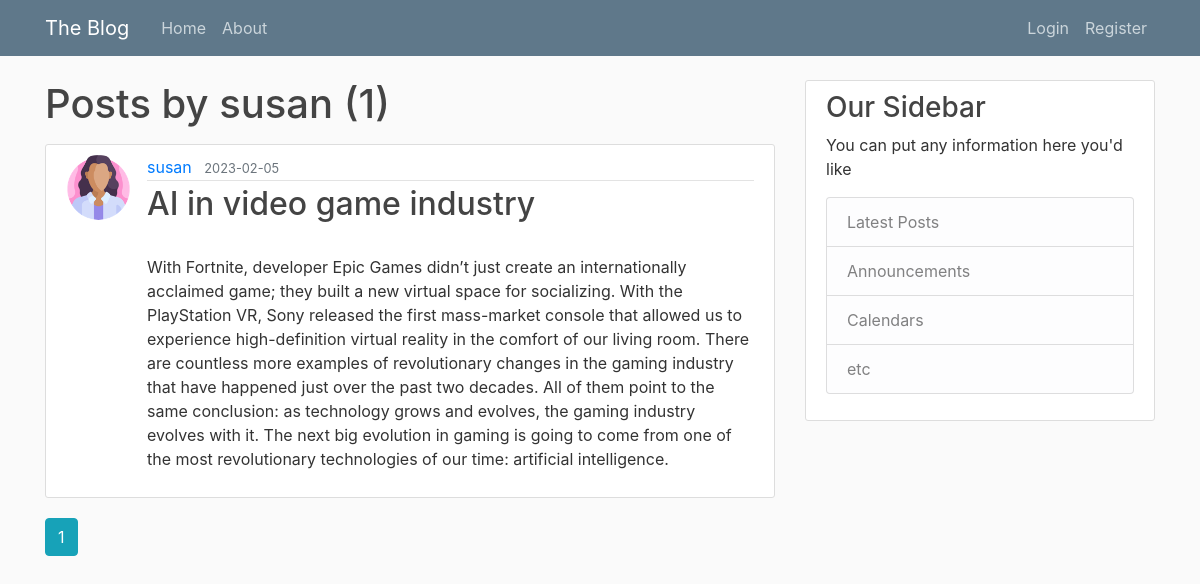
The app's page /user/susan with its own data.
### blog/models.py (models this page shows, shortened)
class User(db.Model, UserMixin):
    id = db.Column(db.Integer, primary_key=True)
    username = db.Column(db.String(20), unique = True, nullable = False )
    email = db.Column(db.String(120), unique = True, nullable = False )
    image_file = db.Column(db.String(20), nullable=False, default='default.jpeg')
    password = db.Column(db.String(60), nullable = False)
    posts = db.relationship('Post', backref='author', lazy=True)

class Post(db.Model):
    id = db.Column(db.Integer, primary_key=True)
    title = db.Column(db.String(100), nullable=False)
    date_posted = db.Column(db.DateTime, nullable = False, default = datetime.utcnow)
    content = db.Column(db.Text, nullable=False)
    user_id = db.Column(db.Integer, db.ForeignKey('user.id'), nullable=False)

### blog/users/routes.py (the view)
@users.route("/user/<string:username>")
def user_posts(username):
    page = request.args.get('page', 1, type=int)
    user = User.query.filter_by(username=username).first_or_404()
    posts = Post.query.filter_by(author=user)\
        .order_by(Post.date_posted.desc())\
        .paginate(page = page, per_page=5)
    return  render_template('user_posts.html', posts=posts, user=user)

### blog/templates/user_posts.html (shortened to what this page needs)
{% extends "layout.html" %}
{% block content %}
    <h1 class="mb-3">Posts by {{user.username}} ({{posts.total}})</h1>
    {% for post in posts.items %}
        <article class="media content-section">
            <img src="{{ url_for('static', filename='profile_pics/'+ post.author.image_file) }}" alt="" class="rounded-circle article-img">
            <div class="media-body">
                <div class="article-metadata">
                    <a href="{{url_for('users.user_posts', username=post.author.username)}}" class="mr-2">
                        {{post.author.username}}
                    </a>
                    <small class="text-muted">
                        {{post.date_posted.strftime('%Y-%m-%d')}}
                    </small>
                </div>
                <h2><a href="{{ url_for('posts.post', post_id=post.id) }}" class="article-title">
                    {{post.title}}
                </a></h2>
                <p class="article-content">
                    {{post.content}}
                </p>
            </div>
        </article>
    {% endfor %}
    {% for page_num in posts.iter_pages(left_edge=1, right_edge=1, left_current=1, right_current=2) %}
        {% if page_num %}
            {% if posts.page == page_num %}
                <a class="btn btn-info mb-4" href="{{url_for('users.user_posts', username=user.username, page=page_num)}}">{{page_num}}</a>
            {% else %}
                <a class="btn btn-outline-info mb-4" href="{{url_for('users.user_posts', username=user.username, page=page_num)}}">{{page_num}}</a>
            {% endif %}
        {% endif %}
    {% endfor %}
{% endblock content %}

### blog/static/main.css (style rules this page uses)
body { background: #fafafa; color: #333333; margin-top: 5rem; }
h1, h2, h3, h4, h5, h6 { color: #444444; }
.content-section { background: #ffffff; padding: 10px 20px; border: 1px solid #dddddd; border-radius: 3px; margin-bottom: 20px; }
.article-title { color: #444444; }
.article-content { white-space: pre-line; }
.article-img { height: 65px; width: 65px; margin-right: 16px; }
.article-metadata { padding-bottom: 1px; margin-bottom: 4px; border-bottom: 1px solid #e3e3e3 }

### records on screen
User: username "susan"
Post: image_file (picture), author.username "susan", date_posted "2023-02-05", title "AI in video game industry", content "With Fortnite, developer Epic Games didn’t just create an internationally acclaimed game; they built a new virtual space for socializing. With the PlayStation VR, Sony released the first mass-market console that allowed us to experience high-definition virtual reality in the comfort of our living room. There are countless more examples of revolutionary changes in the gaming industry that have happened just over the past two decades. All of them point to the same conclusion: as technology grows and evolves, the gaming industry evolves with it. The next big evolution in gaming is going to come from one of the most revolutionary technologies of our time: artificial intelligence."

### other values on screen
{{ posts.total }} "1"
{{ page_num }} "1"
